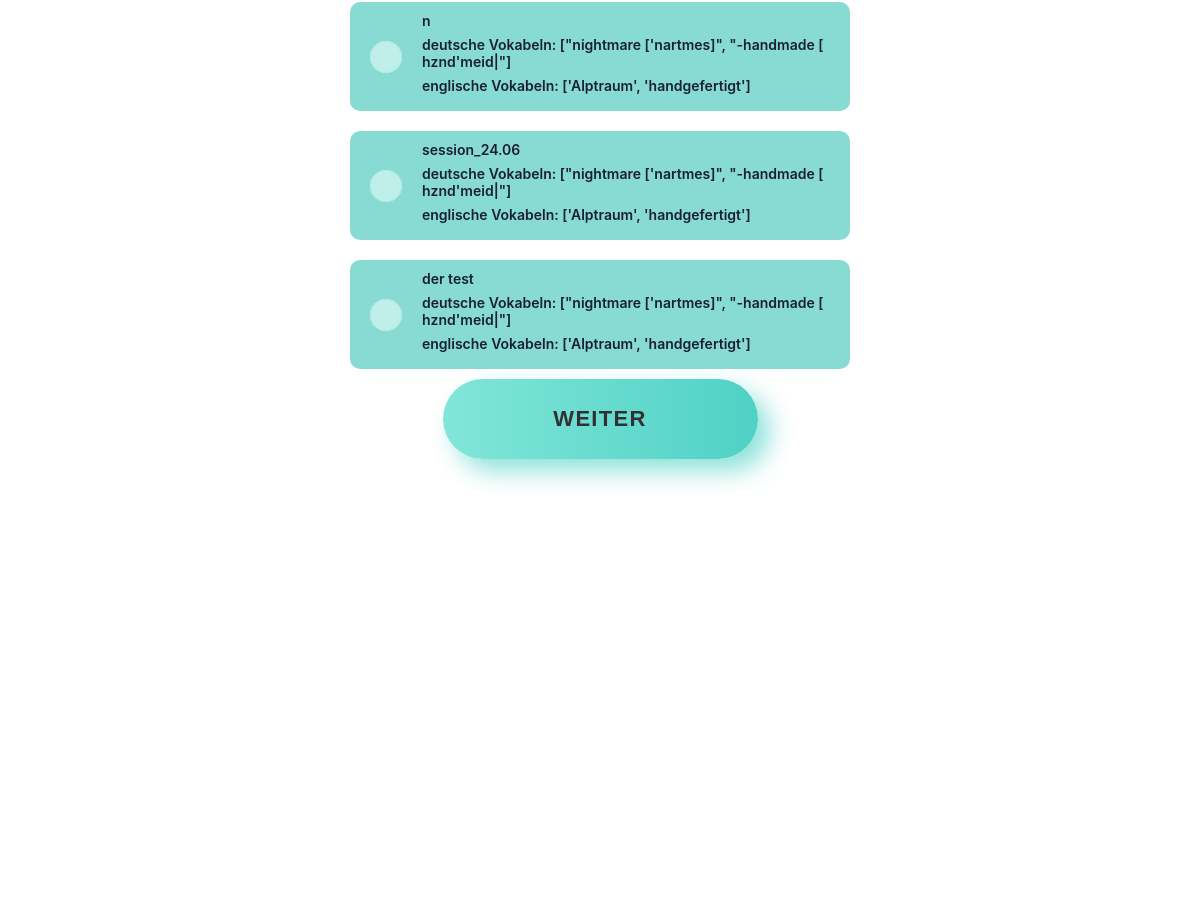
Page /abfrage/gespeichert/ (signed in, middle part) on the earlier database version.
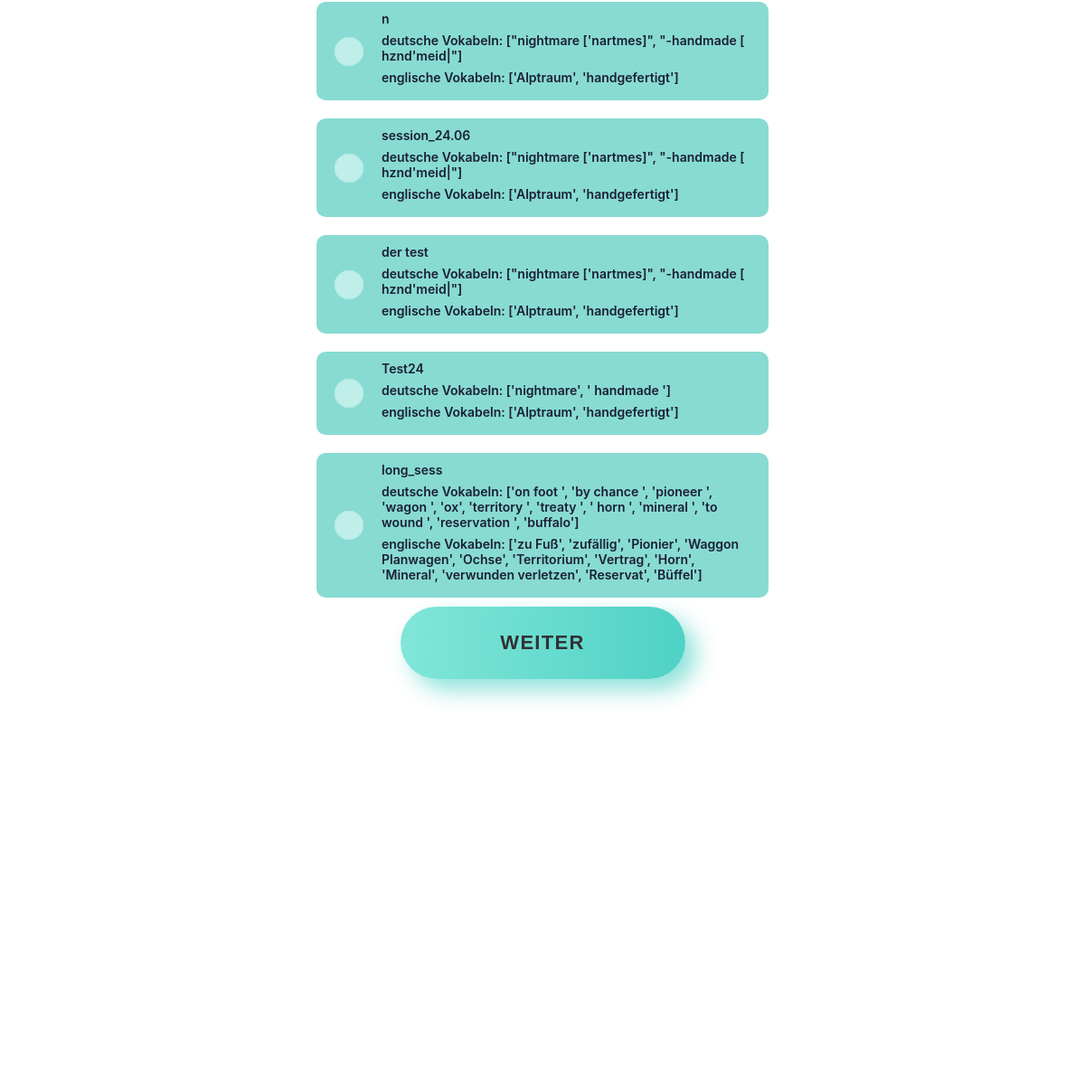
Same page on the later database version.
### accounts/models.py (models this page shows, shortened)
class VocabularySets(models.Model):
    title = models.CharField(max_length=45)
    vocEn = models.TextField()
    vocDe = models.TextField()
    user = models.ForeignKey(User, unique=False, on_delete=models.CASCADE)

### interrogations/views.py (the view)
# urls.py: path("gespeichert/", views.gespeichert),
def gespeichert(request):
    saved_voc_data = VocabularySets.objects.filter(user=request.user)
    saved_voc = {"savedVocabulary": saved_voc_data}
    return render(request, "saved-vocabulary.html", saved_voc)

### interrogations/templates/interrogations/saved-vocabulary.html (shortened to what this page needs)
{% extends 'base-layout.html' %}
{% block content %}
<form action="/abfrage/gespeicherte_abfrage/" method="post" id="form">
    {% for VocabularySet in savedVocabulary %}
    <div class="center-div">
        <div class="checkbox-box">
            <div class="vertical-center-div">
                <input class="inside-checkbox-box" type="checkbox" id="checkbox" value="{{ VocabularySet.vocEn }}
                {{  VocabularySet.vocDe }}" name="group[]">
                <label class="inside-checkbox-box" for="checkbox" >
                    <label class="checkbox-text">{{ VocabularySet.title}}</label>
                    <label class="checkbox-text" id="devoc">
                        deutsche Vokabeln: {{ VocabularySet.vocEn }}
                    </label>
                    <label class="checkbox-text" id="envoc">
                        englische Vokabeln: {{  VocabularySet.vocDe }}
                    </label>
                </label>
            </div>
        </div>
    </div>
    {% endfor %}
    <div class="center-div">
        <button type="submit" class="outside-box-button submit-button" id="submit-button">WEITER</button>
    </div>
</form>
{% endblock %}

### main/templates/base-layout.html (shortened to what this page needs)
{% load static %}
<!DOCTYPE html>
<html>
<head>
    <link rel='stylesheet' type='text/css' media='screen' href="{% static 'css/style.css' %}">
    <link rel="stylesheet" href="https://cdnjs.cloudflare.com/ajax/libs/font-awesome/4.7.0/css/font-awesome.min.css">
</head>
<body>
    {% block content %}
    {% endblock %}
</body>
</html>

### main/static/css/style.css (style rules this page uses)
* { color:#1a1f36; box-sizing:border-box; word-wrap:break-word; font-family: -apple-system,BlinkMacSystemFont,Segoe UI,Roboto,Helvetica Neue,Ubuntu,sans-serif; margin:0; padding:0; }
.vertical-center-div { display:flex; align-items:center; }
.center-div { display:flex; justify-content:center; }
.checkbox-box { background:rgba(91, 206, 194, 0.726); box-sizing:border-box; border-radius:10px; width:500px; margin:10px; padding:10px; }
.outside-box-button { font-family:'Nunito', sans-serif; text-transform:uppercase; font-weight:700; color:#313133; background:#4FD1C5; background:linear-gradient(90deg, rgba(129,230,217,1) 0%, rgba(79,209,197,1) 100%); border:none; border-radius:1000px; box-shadow:12px 12px 24px rgba(79,209,197,.64); transition:all 0.3s ease-in-out 0s; cursor:pointer; outline:none; position:relative; }
.outside-box-button::before { content:''; border-radius:1000px; border:6px solid #00FFCB; box-shadow:0 0 60px rgba(0,255,203,.64); position:absolute; top:50%; left:50%; transform:translate(-50%, -50%); opacity:0; transition:all .3s ease-in-out 0s; }
.submit-button { min-width:315px; min-height:80px; font-size:22px; letter-spacing:1.3px; font-weight:700; padding:10px; }
.start-button::before,.submit-button::before { min-width:calc(300px + 12px); min-height:calc(60px + 12px); }
[type=checkbox] { width:2rem; height:2rem; color:#1E90FF; vertical-align:middle; -webkit-appearance:none; background:none; border:0; outline:0; flex-grow:0; border-radius:50%; background-color:#FFF; transition:background 300ms; cursor:pointer; }
[type=checkbox]::before { content:""; color:transparent; display:block; width:inherit; height:inherit; border-radius:inherit; border:0; background-color:rgba(168, 233, 226, 0.726); background-size:contain; box-shadow:inset 0 0 0 1px rgba(168, 233, 226, 0.726); }

Differences in the rows shown:
added VocabularySets: title "Test24", vocEn "['nightmare', ' handmade ']", vocDe "['Alptraum', 'handgefertigt']"
added VocabularySets: title "long_sess", vocEn "['on foot ', 'by chance ', 'pioneer ', 'wagon ', 'ox', 'territory ', 'treaty ', ' horn ', 'mineral ', 'to wound ', 'reservation ', 'buffalo']", vocDe "['zu Fuß', 'zufällig', 'Pionier', 'Waggon Planwagen', 'Ochse', 'Territorium', 'Vertrag', 'Horn', 'Mineral', 'verwunden verletzen', 'Reservat', 'Büffel']"
